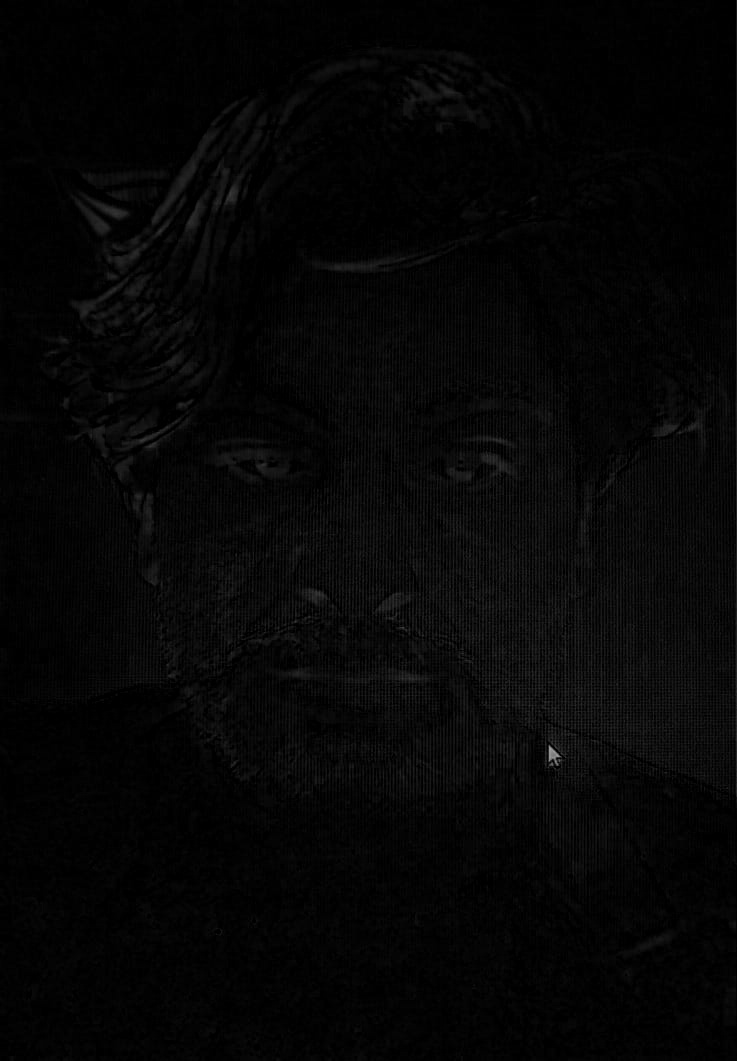
#> input picture Morphological-Image-Enhancement/black-tophat-Fake11.jpg, 737 x 1061 px
$ python enhance_noise.py Morphological-Image-Enhancement/black-tophat-Fake11.jpg
#> lines starting #> are read from the running program, lines starting #| are printed output that depends on the picture; after the words box and inside, x2 and y2 are one past the last pixel; in counts of white or black regions, pixels touching at a corner belong together
#!/usr/bin/env python3
import os
import sys
import cv2
import numpy as np


def pick_fft_peaks(mag: np.ndarray, k: int = 14, min_dist: int = 18, center_r: int = 30):
    """
    Pick top-k peaks in FFT log-magnitude (shifted), ignoring DC center region.
    Simple non-max suppression using min_dist.
    Returns list of (y, x) peak locations.
    """
    H, W = mag.shape
    cy, cx = H // 2, W // 2

    m = mag.copy()

    Y, X = np.ogrid[:H, :W]
    dc_mask = ((Y - cy) ** 2 + (X - cx) ** 2) <= (center_r ** 2)
    m[dc_mask] = 0.0

    flat_idx = np.argsort(m.ravel())[::-1]
    peaks = []
    for idx in flat_idx:
        y = idx // W
        x = idx % W
        if m[y, x] <= 0:
            break

        ok = True
        for py, px in peaks:
            if (y - py) ** 2 + (x - px) ** 2 < (min_dist ** 2):
                ok = False
                break
        if ok:
            peaks.append((y, x))
            if len(peaks) >= k:
                break

    return peaks


def notch_pass_mask(shape, peaks, r: int = 10):
    """
    Notch-PASS mask: keeps only small circles around peaks and their symmetric counterparts.
    """
    H, W = shape
    cy, cx = H // 2, W // 2
    mask = np.zeros((H, W), np.float32)
    Y, X = np.ogrid[:H, :W]
    rr = r * r

    for py, px in peaks:
        # peak
        mask[((Y - py) ** 2 + (X - px) ** 2) <= rr] = 1.0
        # symmetric peak (periodic noise spikes come in pairs)
        sy, sx = 2 * cy - py, 2 * cx - px
        if 0 <= sy < H and 0 <= sx < W:
            mask[((Y - sy) ** 2 + (X - sx) ** 2) <= rr] = 1.0

    return mask


def enhance_periodic_noise(img_bgr: np.ndarray, k_peaks=14, peak_r=10, center_r=30, min_dist=18) -> np.ndarray:
    """
    Returns an image that highlights periodic noise (screen/grid/scanline patterns).
    Output is a single-channel uint8 image (0..255).
    """
    gray = cv2.cvtColor(img_bgr, cv2.COLOR_BGR2GRAY).astype(np.float32) / 255.0
    H, W = gray.shape

    # Windowing helps reduce FFT border artifacts
    win = np.outer(np.hanning(H), np.hanning(W)).astype(np.float32)
    gray_w = gray * win

    # FFT
    F = np.fft.fft2(gray_w)
    Fsh = np.fft.fftshift(F)

    # Use log magnitude to detect spikes
    mag = np.log1p(np.abs(Fsh)).astype(np.float32)

    # Pick strong periodic peaks
    peaks = pick_fft_peaks(mag, k=k_peaks, min_dist=min_dist, center_r=center_r)

    # If no peaks found, fallback to a simple high-pass (still highlights fine patterns)
    if len(peaks) == 0:
        blur = cv2.GaussianBlur((gray * 255).astype(np.uint8), (0, 0), 7)
        hp = cv2.absdiff((gray * 255).astype(np.uint8), blur)
        return cv2.normalize(hp, None, 0, 255, cv2.NORM_MINMAX)

    # Notch-pass: keep only periodic spikes
    M = notch_pass_mask((H, W), peaks, r=peak_r)
    F_filt = Fsh * M

    # Inverse FFT -> periodic component map
    f_ishift = np.fft.ifftshift(F_filt)
    noise = np.fft.ifft2(f_ishift)
    noise = np.abs(noise)

    # Normalize + contrast boost (CLAHE)
    noise = (noise - noise.min()) / (noise.max() - noise.min() + 1e-8)
    noise_u8 = (noise * 255).astype(np.uint8)

    clahe = cv2.createCLAHE(clipLimit=2.0, tileGridSize=(8, 8))
    noise_u8 = clahe.apply(noise_u8)

    # Optional sharpen to make lines pop a bit more
    noise_u8 = cv2.GaussianBlur(noise_u8, (0, 0), 0.8)
    noise_u8 = cv2.addWeighted(noise_u8, 1.6, cv2.GaussianBlur(noise_u8, (0, 0), 2.0), -0.6, 0)

    return noise_u8


def main():
    if len(sys.argv) != 2:
        print("Usage: python enhance_noise.py <image_path>")
        sys.exit(1)

    image_path = sys.argv[1]
    img = cv2.imread(image_path, cv2.IMREAD_COLOR)
#> img is the input picture: shape (1061, 737, 3); min 0, max 161, mean 5.7
    if img is None:
        print(f"Error: could not read image: {image_path}")
        sys.exit(2)

    H, W = img.shape[:2]
    # light auto-tuning
    center_r = max(20, int(0.03 * min(H, W)))
    peak_r = max(6, int(0.012 * min(H, W)))
    min_dist = max(12, int(0.02 * min(H, W)))

    enhanced_noise = enhance_periodic_noise(
        img,
        k_peaks=14,
        peak_r=peak_r,
        center_r=center_r,
        min_dist=min_dist,
    )
#> in enhance_periodic_noise, `gray_w = gray * win`:
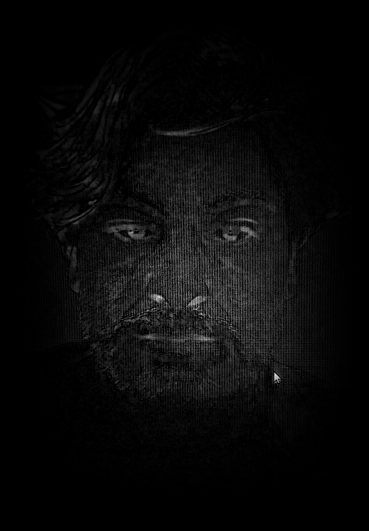
#> gray_w: shape (1061, 737) float32 (shown at 1/2 size); min 0, max 0.222, mean 0.00828; drawn with min black and max white
#> in pick_fft_peaks, `m[dc_mask] = 0.0`:
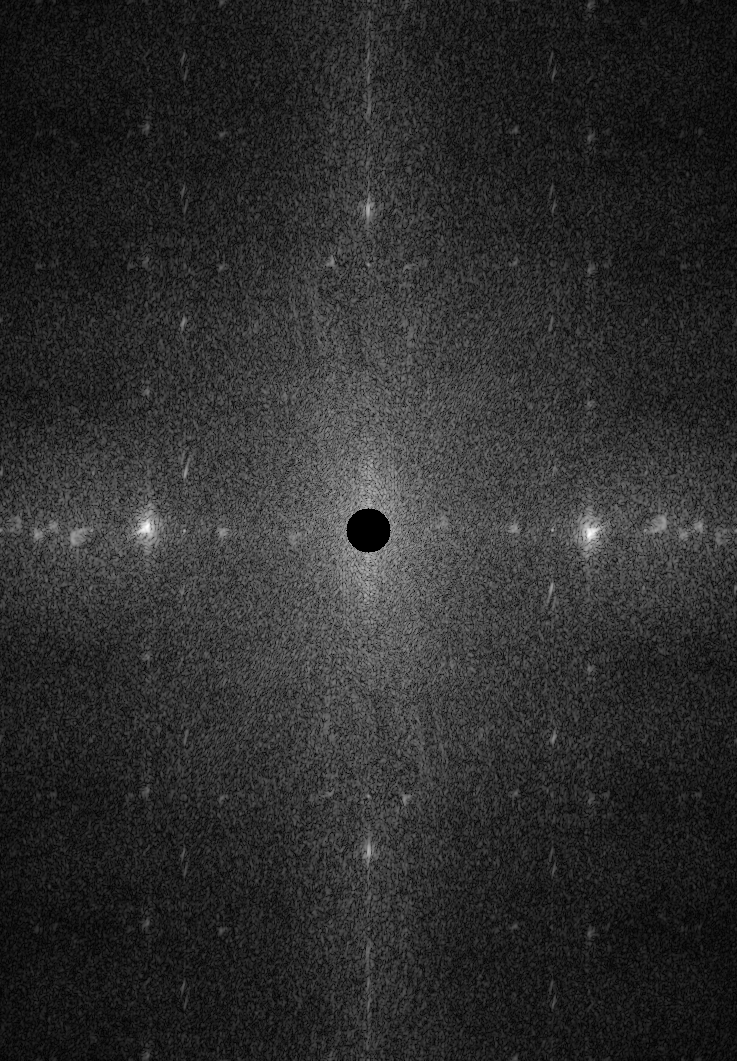
#> m: shape (1061, 737) float32; min 0, max 6.72, mean 1.2; drawn with min black and max white
#> the loop in pick_fft_peaks, `for idx in flat_idx:` made 386 passes
#> (idx, y, x) on passes 1 to 3: (394147, 534, 589), (387809, 526, 147), (393411, 533, 590)
#> after the loop in pick_fft_peaks, `for idx in flat_idx:`: peaks = [(534, 589), (526, 147), (555, 366), (505, 370), (486, 369), (574, 367), (210, 368), (850, 368), (595, 365), (465, 371), (530, 552), (530, 184), (514, 384), (546, 352)]
#> the loop in notch_pass_mask, `for py, px in peaks:` made 14 passes
#> (py, px, sy, sx) on passes 1 to 8: (534, 589, 526, 147), (526, 147, 534, 589), (555, 366, 505, 370), (505, 370, 555, 366), (486, 369, 574, 367), (574, 367, 486, 369), (210, 368, 850, 368), (850, 368, 210, 368)
#> after the loop in notch_pass_mask, `for py, px in peaks:`:
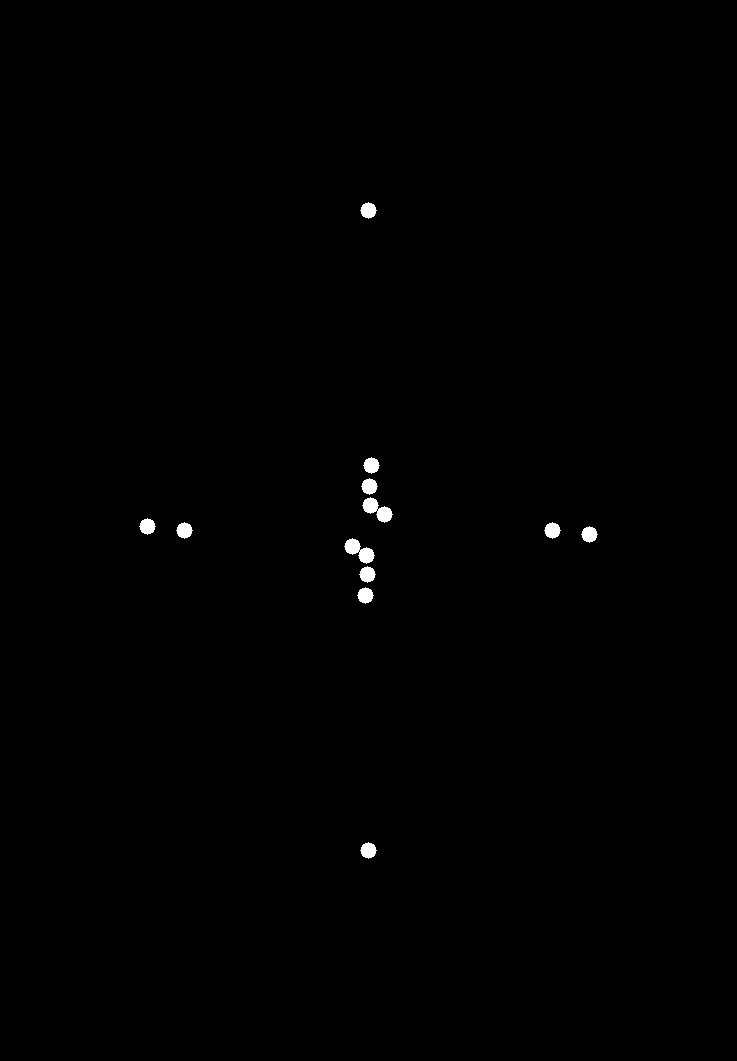
#> mask: shape (1061, 737) float32; values 0 (black) and 1 (white), 0.35% white; 12 white regions, largest, box (x1, y1, x2, y2) and area: (362, 497, 393, 523) 394, (344, 538, 375, 564) 394, (360, 202, 377, 219) 197
#> in enhance_periodic_noise, `noise = np.abs(noise)`:
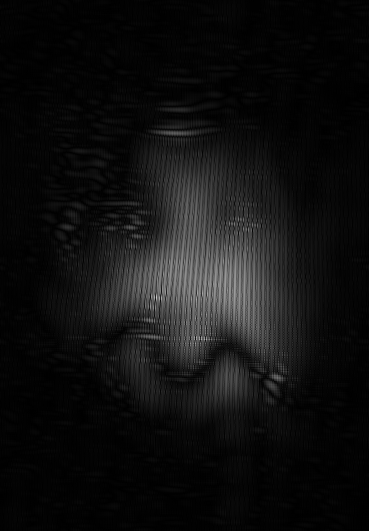
#> noise: shape (1061, 737) float64 (shown at 1/2 size); min 3.72e-09, max 0.0572, mean 0.00373; drawn with min black and max white
#> in enhance_periodic_noise, `noise_u8 = clahe.apply(noise_u8)`:
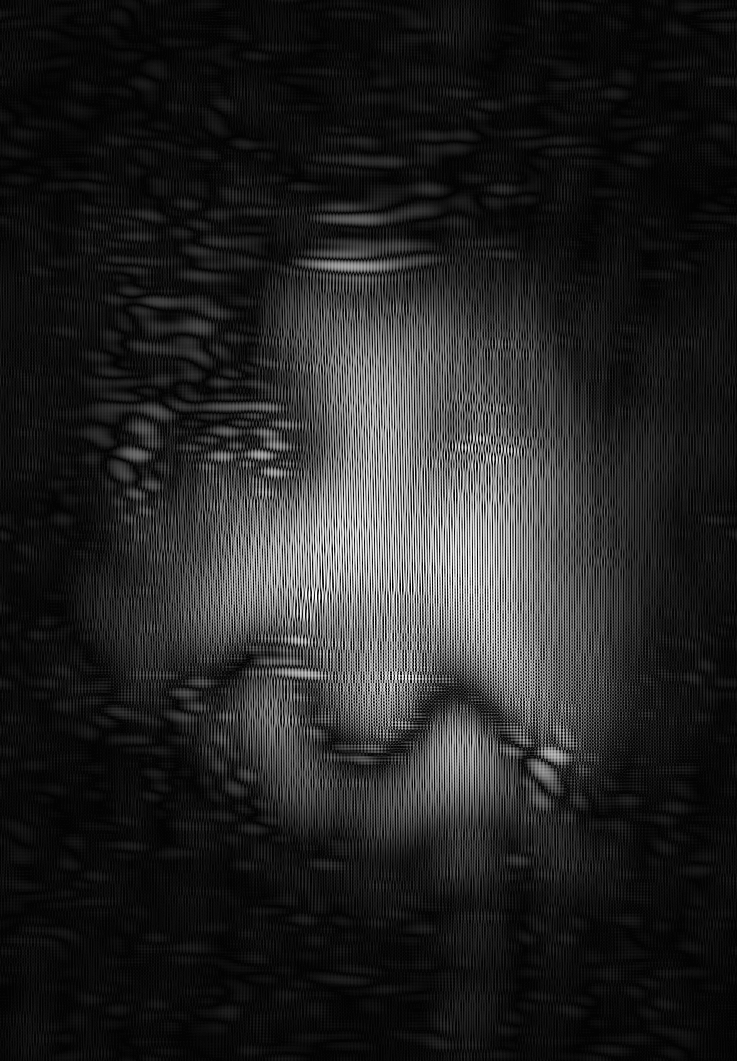
#> noise_u8: shape (1061, 737); min 1, max 255, mean 35.8

    in_dir = os.path.dirname(os.path.abspath(image_path))
    base, ext = os.path.splitext(os.path.basename(image_path))
    out_path = os.path.join(in_dir, f"{base}_enhance_noise{ext}")

    cv2.imwrite(out_path, enhanced_noise)
    print(f"Saved: {out_path}")


if __name__ == "__main__":
    main()

$ run again, on Morphological-Image-Enhancement/black-tophat-Fake14.jpg
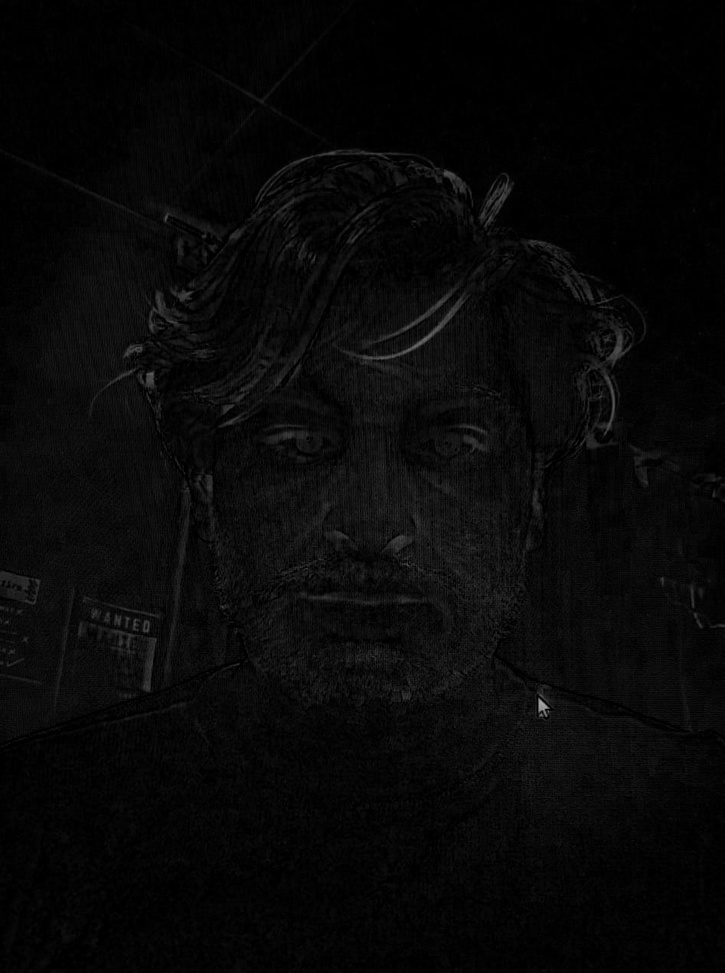
#> input picture Morphological-Image-Enhancement/black-tophat-Fake14.jpg, 725 x 973 px, shrunk from 947 x 1270 before the run
#> in main, img is the input picture: shape (973, 725, 3); min 0, max 170, mean 8
#> in pick_fft_peaks, `m[dc_mask] = 0.0`:
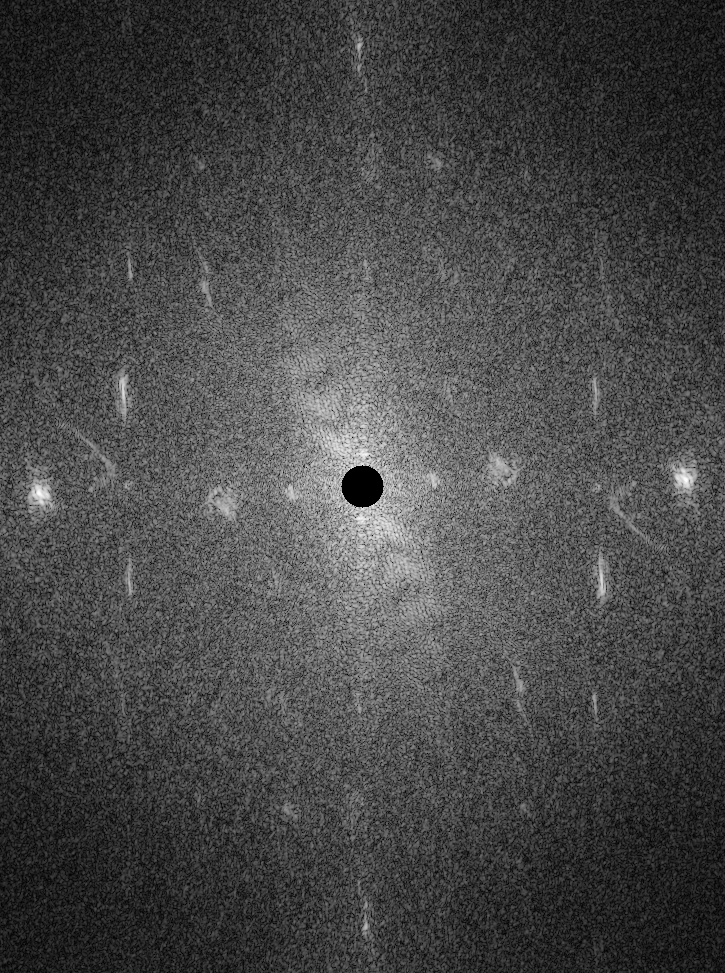
#> m: shape (973, 725) float32; min 0, max 5.37, mean 1.51; drawn with min black and max white
#> the loop in pick_fft_peaks, `for idx in flat_idx:` made 230 passes
#> (idx, y, x) on passes 1 to 3: (357463, 493, 38), (347961, 479, 686), (356738, 492, 38)
#> after the loop in pick_fft_peaks, `for idx in flat_idx:`: peaks = [(493, 38), (479, 686), (454, 365), (518, 359), (467, 352), (505, 372), (445, 346), (527, 378), (460, 378), (512, 346), (438, 328), (534, 396), (535, 360), (437, 364)]
#> the loop in notch_pass_mask, `for py, px in peaks:` made 14 passes
#> (py, px, sy, sx) on passes 1 to 8: (493, 38, 479, 686), (479, 686, 493, 38), (454, 365, 518, 359), (518, 359, 454, 365), (467, 352, 505, 372), (505, 372, 467, 352), (445, 346, 527, 378), (527, 378, 445, 346)
#> in enhance_periodic_noise, `noise_u8 = clahe.apply(noise_u8)`:
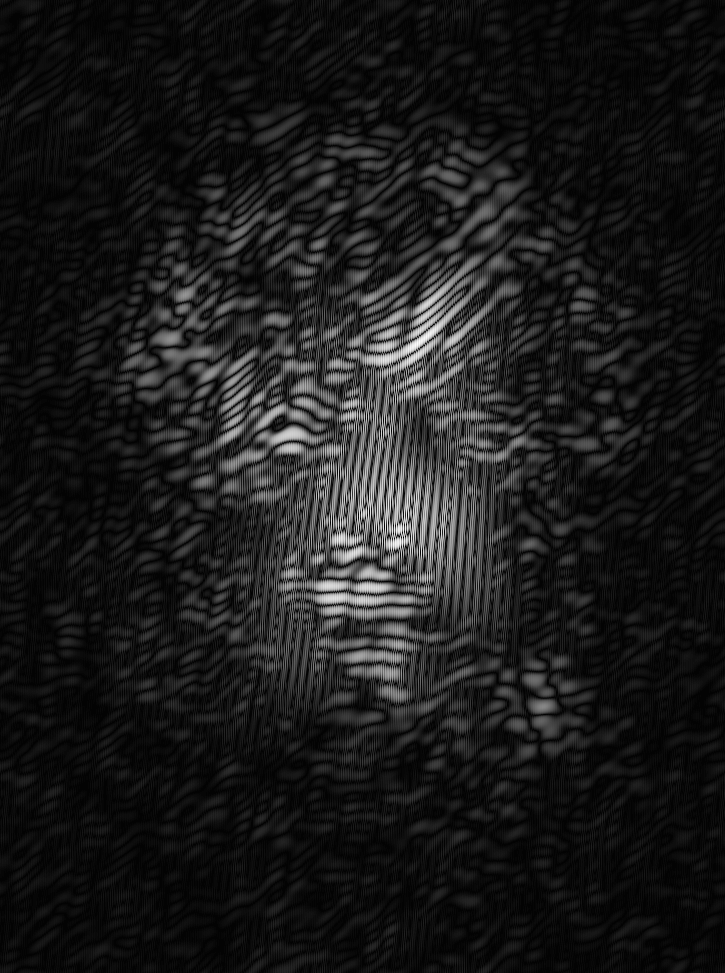
#> noise_u8: shape (973, 725); min 2, max 255, mean 26.8

$ run again, on Morphological-Image-Enhancement/black-tophat-Fake16.jpg
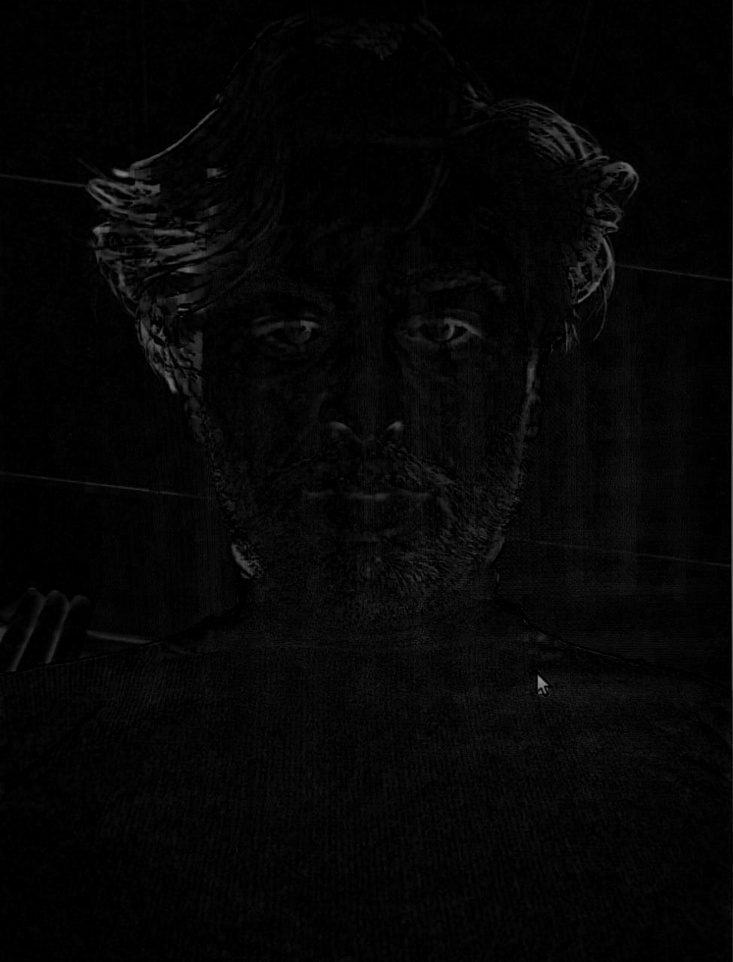
#> input picture Morphological-Image-Enhancement/black-tophat-Fake16.jpg, 733 x 962 px, shrunk from 975 x 1280 before the run
#> in main, img is the input picture: shape (962, 733, 3); min 0, max 150, mean 5.7
#> in pick_fft_peaks, `m[dc_mask] = 0.0`:
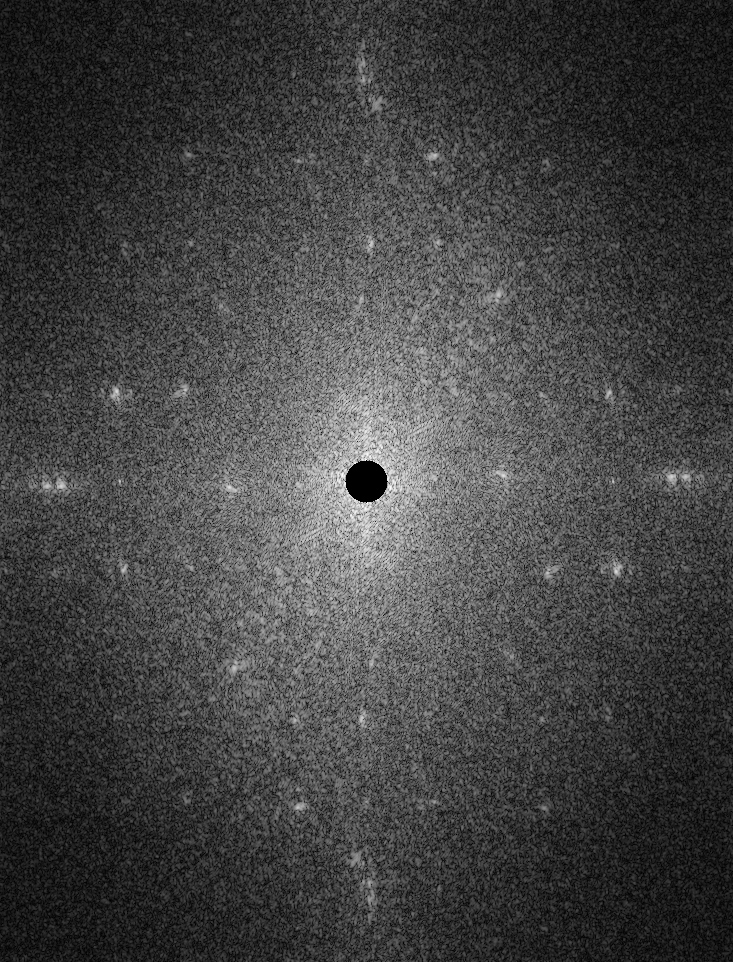
#> m: shape (962, 733) float32; min 0, max 4.98, mean 1.31; drawn with min black and max white
#> the loop in pick_fft_peaks, `for idx in flat_idx:` made 200 passes
#> (idx, y, x) on passes 1 to 3: (358094, 488, 390), (347784, 474, 342), (348517, 475, 342)
#> after the loop in pick_fft_peaks, `for idx in flat_idx:`: peaks = [(488, 390), (474, 342), (502, 367), (460, 365), (447, 381), (515, 351), (497, 344), (465, 388), (531, 367), (431, 365), (532, 338), (430, 394), (517, 367), (445, 365)]
#> the loop in notch_pass_mask, `for py, px in peaks:` made 14 passes
#> (py, px, sy, sx) on passes 1 to 8: (488, 390, 474, 342), (474, 342, 488, 390), (502, 367, 460, 365), (460, 365, 502, 367), (447, 381, 515, 351), (515, 351, 447, 381), (497, 344, 465, 388), (465, 388, 497, 344)
#> in enhance_periodic_noise, `noise_u8 = clahe.apply(noise_u8)`:
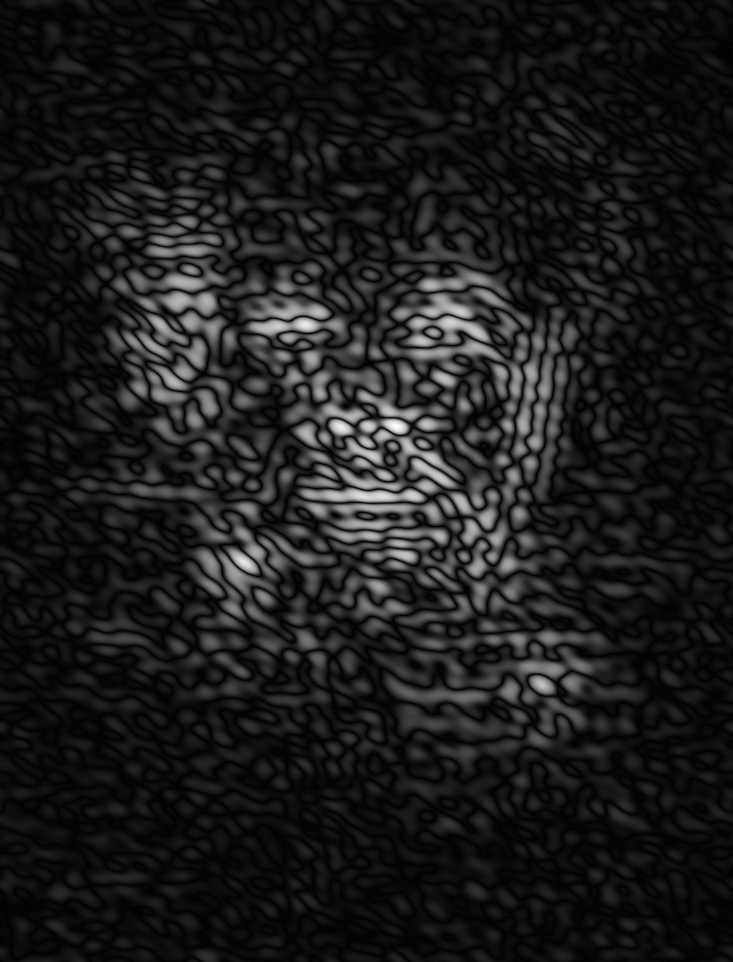
#> noise_u8: shape (962, 733); min 2, max 255, mean 27.3
